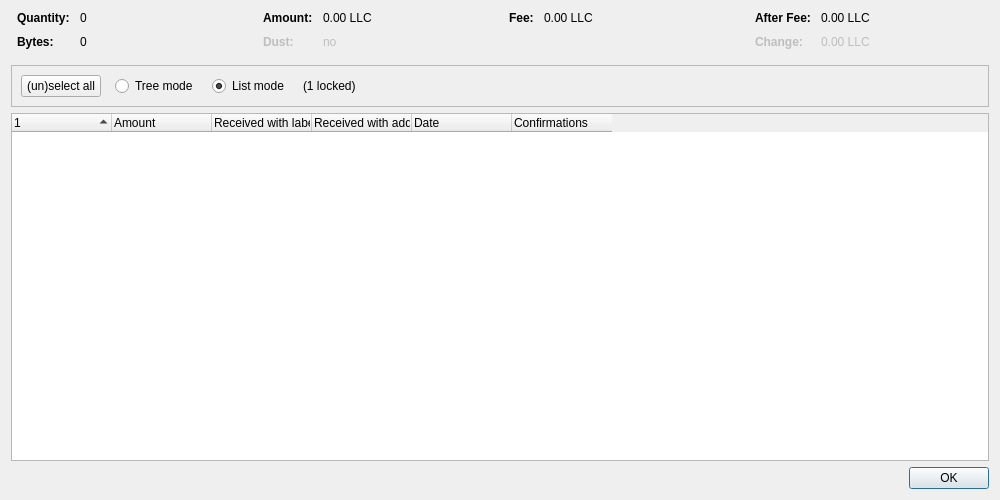
<?xml version="1.0" encoding="UTF-8"?>
<ui version="4.0">
 <class>CoinControlDialog</class>
 <widget class="QDialog" name="CoinControlDialog">
  <property name="geometry">
   <rect>
    <x>0</x>
    <y>0</y>
    <width>1000</width>
    <height>500</height>
   </rect>
  </property>
  <property name="windowTitle">
   <string>Coin Selection</string>
  </property>
  <layout class="QVBoxLayout" name="verticalLayout">
   <item>
    <layout class="QHBoxLayout" name="horizontalLayoutTop" stretch="0,0,0,0">
     <property name="topMargin">
      <number>0</number>
     </property>
     <property name="bottomMargin">
      <number>10</number>
     </property>
     <item>
      <layout class="QFormLayout" name="formLayoutCoinControl1">
       <property name="horizontalSpacing">
        <number>10</number>
       </property>
       <property name="verticalSpacing">
        <number>10</number>
       </property>
       <property name="leftMargin">
        <number>6</number>
       </property>
       <property name="rightMargin">
        <number>6</number>
       </property>
       <item row="0" column="0">
        <widget class="QLabel" name="labelCoinControlQuantityText">
         <property name="font">
          <font>
           <weight>75</weight>
           <bold>true</bold>
          </font>
         </property>
         <property name="text">
          <string>Quantity:</string>
         </property>
        </widget>
       </item>
       <item row="0" column="1">
        <widget class="QLabel" name="labelCoinControlQuantity">
         <property name="cursor">
          <cursorShape>IBeamCursor</cursorShape>
         </property>
         <property name="contextMenuPolicy">
          <enum>Qt::ActionsContextMenu</enum>
         </property>
         <property name="text">
          <string notr="true">0</string>
         </property>
         <property name="textInteractionFlags">
          <set>Qt::LinksAccessibleByMouse|Qt::TextSelectableByKeyboard|Qt::TextSelectableByMouse</set>
         </property>
        </widget>
       </item>
       <item row="1" column="0">
        <widget class="QLabel" name="labelCoinControlBytesText">
         <property name="font">
          <font>
           <weight>75</weight>
           <bold>true</bold>
          </font>
         </property>
         <property name="text">
          <string>Bytes:</string>
         </property>
        </widget>
       </item>
       <item row="1" column="1">
        <widget class="QLabel" name="labelCoinControlBytes">
         <property name="cursor">
          <cursorShape>IBeamCursor</cursorShape>
         </property>
         <property name="contextMenuPolicy">
          <enum>Qt::ActionsContextMenu</enum>
         </property>
         <property name="text">
          <string notr="true">0</string>
         </property>
         <property name="textInteractionFlags">
          <set>Qt::LinksAccessibleByMouse|Qt::TextSelectableByKeyboard|Qt::TextSelectableByMouse</set>
         </property>
        </widget>
       </item>
      </layout>
     </item>
     <item>
      <layout class="QFormLayout" name="formLayoutCoinControl2">
       <property name="horizontalSpacing">
        <number>10</number>
       </property>
       <property name="verticalSpacing">
        <number>10</number>
       </property>
       <property name="leftMargin">
        <number>6</number>
       </property>
       <property name="rightMargin">
        <number>6</number>
       </property>
       <item row="0" column="0">
        <widget class="QLabel" name="labelCoinControlAmountText">
         <property name="font">
          <font>
           <weight>75</weight>
           <bold>true</bold>
          </font>
         </property>
         <property name="text">
          <string>Amount:</string>
         </property>
        </widget>
       </item>
       <item row="0" column="1">
        <widget class="QLabel" name="labelCoinControlAmount">
         <property name="cursor">
          <cursorShape>IBeamCursor</cursorShape>
         </property>
         <property name="contextMenuPolicy">
          <enum>Qt::ActionsContextMenu</enum>
         </property>
         <property name="text">
          <string notr="true">0.00 LLC</string>
         </property>
         <property name="textInteractionFlags">
          <set>Qt::LinksAccessibleByMouse|Qt::TextSelectableByKeyboard|Qt::TextSelectableByMouse</set>
         </property>
        </widget>
       </item>
       <item row="1" column="0">
        <widget class="QLabel" name="labelCoinControlLowOutputText">
         <property name="enabled">
          <bool>false</bool>
         </property>
         <property name="font">
          <font>
           <weight>75</weight>
           <bold>true</bold>
          </font>
         </property>
         <property name="text">
          <string>Dust:</string>
         </property>
        </widget>
       </item>
       <item row="1" column="1">
        <widget class="QLabel" name="labelCoinControlLowOutput">
         <property name="enabled">
          <bool>false</bool>
         </property>
         <property name="cursor">
          <cursorShape>IBeamCursor</cursorShape>
         </property>
         <property name="contextMenuPolicy">
          <enum>Qt::ActionsContextMenu</enum>
         </property>
         <property name="text">
          <string notr="true">no</string>
         </property>
         <property name="textInteractionFlags">
          <set>Qt::LinksAccessibleByMouse|Qt::TextSelectableByKeyboard|Qt::TextSelectableByMouse</set>
         </property>
        </widget>
       </item>
      </layout>
     </item>
     <item>
      <layout class="QFormLayout" name="formLayoutCoinControl3">
       <property name="horizontalSpacing">
        <number>10</number>
       </property>
       <property name="verticalSpacing">
        <number>10</number>
       </property>
       <property name="leftMargin">
        <number>6</number>
       </property>
       <property name="rightMargin">
        <number>6</number>
       </property>
       <item row="0" column="0">
        <widget class="QLabel" name="labelCoinControlFeeText">
         <property name="font">
          <font>
           <weight>75</weight>
           <bold>true</bold>
          </font>
         </property>
         <property name="text">
          <string>Fee:</string>
         </property>
        </widget>
       </item>
       <item row="0" column="1">
        <widget class="QLabel" name="labelCoinControlFee">
         <property name="cursor">
          <cursorShape>IBeamCursor</cursorShape>
         </property>
         <property name="contextMenuPolicy">
          <enum>Qt::ActionsContextMenu</enum>
         </property>
         <property name="text">
          <string notr="true">0.00 LLC</string>
         </property>
         <property name="textInteractionFlags">
          <set>Qt::LinksAccessibleByMouse|Qt::TextSelectableByKeyboard|Qt::TextSelectableByMouse</set>
         </property>
        </widget>
       </item>
      </layout>
     </item>
     <item>
      <layout class="QFormLayout" name="formLayoutCoinControl4">
       <property name="horizontalSpacing">
        <number>10</number>
       </property>
       <property name="verticalSpacing">
        <number>10</number>
       </property>
       <property name="leftMargin">
        <number>6</number>
       </property>
       <property name="rightMargin">
        <number>6</number>
       </property>
       <item row="0" column="0">
        <widget class="QLabel" name="labelCoinControlAfterFeeText">
         <property name="font">
          <font>
           <weight>75</weight>
           <bold>true</bold>
          </font>
         </property>
         <property name="text">
          <string>After Fee:</string>
         </property>
        </widget>
       </item>
       <item row="0" column="1">
        <widget class="QLabel" name="labelCoinControlAfterFee">
         <property name="cursor">
          <cursorShape>IBeamCursor</cursorShape>
         </property>
         <property name="contextMenuPolicy">
          <enum>Qt::ActionsContextMenu</enum>
         </property>
         <property name="text">
          <string notr="true">0.00 LLC</string>
         </property>
         <property name="textInteractionFlags">
          <set>Qt::LinksAccessibleByMouse|Qt::TextSelectableByKeyboard|Qt::TextSelectableByMouse</set>
         </property>
        </widget>
       </item>
       <item row="1" column="0">
        <widget class="QLabel" name="labelCoinControlChangeText">
         <property name="enabled">
          <bool>false</bool>
         </property>
         <property name="font">
          <font>
           <weight>75</weight>
           <bold>true</bold>
          </font>
         </property>
         <property name="text">
          <string>Change:</string>
         </property>
        </widget>
       </item>
       <item row="1" column="1">
        <widget class="QLabel" name="labelCoinControlChange">
         <property name="enabled">
          <bool>false</bool>
         </property>
         <property name="cursor">
          <cursorShape>IBeamCursor</cursorShape>
         </property>
         <property name="contextMenuPolicy">
          <enum>Qt::ActionsContextMenu</enum>
         </property>
         <property name="text">
          <string notr="true">0.00 LLC</string>
         </property>
         <property name="textInteractionFlags">
          <set>Qt::LinksAccessibleByMouse|Qt::TextSelectableByKeyboard|Qt::TextSelectableByMouse</set>
         </property>
        </widget>
       </item>
      </layout>
     </item>
    </layout>
   </item>
   <item>
    <widget class="QFrame" name="frame">
     <property name="minimumSize">
      <size>
       <width>0</width>
       <height>40</height>
      </size>
     </property>
     <property name="frameShape">
      <enum>QFrame::StyledPanel</enum>
     </property>
     <property name="frameShadow">
      <enum>QFrame::Sunken</enum>
     </property>
     <layout class="QHBoxLayout" name="horizontalLayout">
      <item>
       <layout class="QHBoxLayout" name="horizontalLayoutPanel" stretch="0,0,0,0,0">
        <property name="spacing">
         <number>14</number>
        </property>
        <item>
         <widget class="QPushButton" name="pushButtonSelectAll">
          <property name="sizePolicy">
           <sizepolicy hsizetype="Maximum" vsizetype="Fixed">
            <horstretch>0</horstretch>
            <verstretch>0</verstretch>
           </sizepolicy>
          </property>
          <property name="text">
           <string>(un)select all</string>
          </property>
          <property name="autoDefault">
           <bool>false</bool>
          </property>
         </widget>
        </item>
        <item>
         <widget class="QRadioButton" name="radioTreeMode">
          <property name="sizePolicy">
           <sizepolicy hsizetype="Maximum" vsizetype="Fixed">
            <horstretch>0</horstretch>
            <verstretch>0</verstretch>
           </sizepolicy>
          </property>
          <property name="text">
           <string>Tree mode</string>
          </property>
         </widget>
        </item>
        <item>
         <widget class="QRadioButton" name="radioListMode">
          <property name="sizePolicy">
           <sizepolicy hsizetype="Maximum" vsizetype="Fixed">
            <horstretch>0</horstretch>
            <verstretch>0</verstretch>
           </sizepolicy>
          </property>
          <property name="text">
           <string>List mode</string>
          </property>
          <property name="checked">
           <bool>true</bool>
          </property>
         </widget>
        </item>
        <item>
         <widget class="QLabel" name="labelLocked">
          <property name="text">
           <string notr="true">(1 locked)</string>
          </property>
         </widget>
        </item>
        <item>
         <spacer name="horizontalSpacer">
          <property name="orientation">
           <enum>Qt::Horizontal</enum>
          </property>
          <property name="sizeHint" stdset="0">
           <size>
            <width>40</width>
            <height>20</height>
           </size>
          </property>
         </spacer>
        </item>
       </layout>
      </item>
     </layout>
    </widget>
   </item>
   <item>
    <widget class="CoinControlTreeWidget" name="treeWidget">
     <property name="contextMenuPolicy">
      <enum>Qt::CustomContextMenu</enum>
     </property>
     <property name="sortingEnabled">
      <bool>false</bool>
     </property>
     <property name="columnCount">
      <number>6</number>
     </property>
     <attribute name="headerShowSortIndicator" stdset="0">
      <bool>true</bool>
     </attribute>
     <attribute name="headerStretchLastSection">
      <bool>false</bool>
     </attribute>
     <column>
      <property name="text">
       <string/>
      </property>
     </column>
     <column>
      <property name="text">
       <string>Amount</string>
      </property>
     </column>
     <column>
      <property name="text">
       <string>Received with label</string>
      </property>
     </column>
     <column>
      <property name="text">
       <string>Received with address</string>
      </property>
     </column>
     <column>
      <property name="text">
       <string>Date</string>
      </property>
     </column>
     <column>
      <property name="text">
       <string>Confirmations</string>
      </property>
      <property name="toolTip">
       <string>Confirmed</string>
      </property>
     </column>
     <column>
      <property name="text">
       <string/>
      </property>
     </column>
     <column>
      <property name="text">
       <string/>
      </property>
     </column>
     <column>
      <property name="text">
       <string/>
      </property>
     </column>
     <column>
      <property name="text">
       <string/>
      </property>
     </column>
    </widget>
   </item>
   <item>
    <widget class="QDialogButtonBox" name="buttonBox">
     <property name="orientation">
      <enum>Qt::Horizontal</enum>
     </property>
     <property name="standardButtons">
      <set>QDialogButtonBox::Ok</set>
     </property>
    </widget>
   </item>
  </layout>
 </widget>
 <customwidgets>
  <customwidget>
   <class>CoinControlTreeWidget</class>
   <extends>QTreeWidget</extends>
   <header>qt/coincontroltreewidget.h</header>
  </customwidget>
 </customwidgets>
 <resources/>
 <connections/>
</ui>
